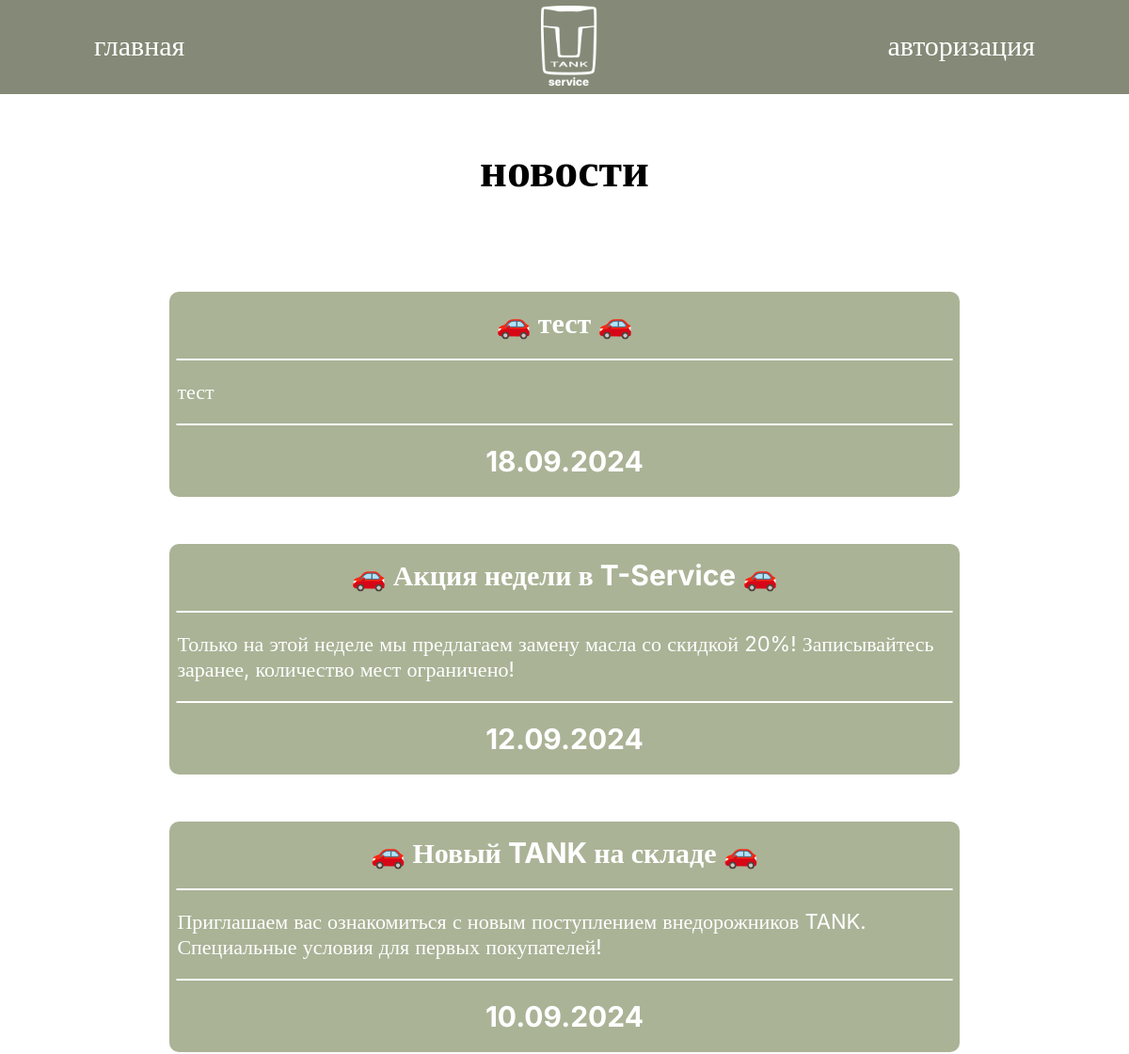
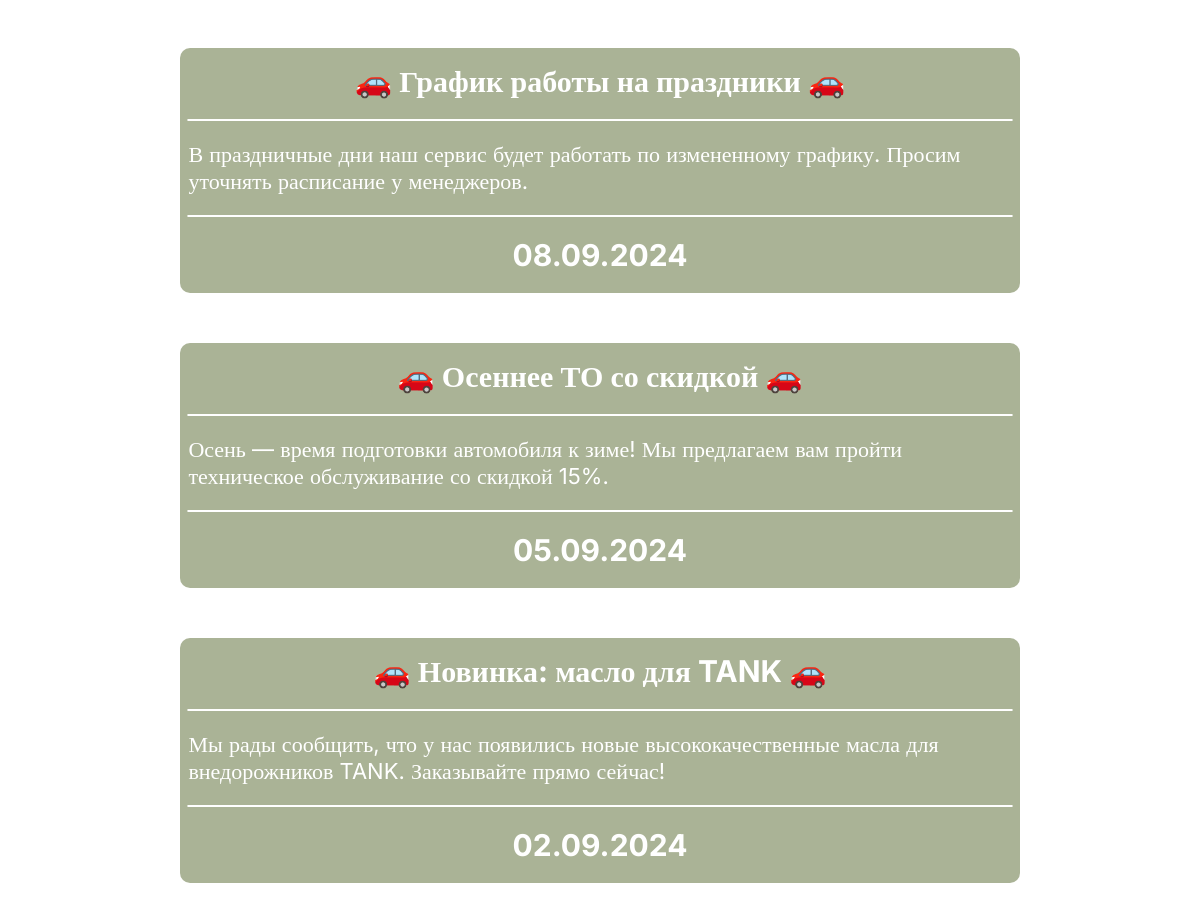
Page /news.php on the committed database (2 pictures, top to bottom).
### tables this page shows
CREATE TABLE `news` (
  `id` bigint UNSIGNED NOT NULL,
  `title` varchar(255) NOT NULL,
  `content` text NOT NULL,
  `published_at` timestamp NULL DEFAULT CURRENT_TIMESTAMP
);

### news.php (the view, shortened to what this page needs)
<?php
include 'config.php';
$sql = "SELECT title, content, published_at FROM news ORDER BY published_at DESC";
$result = $conn->query($sql);
?>
<!DOCTYPE html>
<html lang="en">
<head>
    <link rel="stylesheet" href="style.css">
</head>
<body>
    <header class="header_page">
        <a href="index.php" class="header_page-first_href">главная</a>
        <img src="img/logo_header.png" alt="">
        <a href="auth.php" class="header_page-second_href">авторизация</a>
    </header>
    <div class="content">
        <p class="title_page">новости</p>
        <div class="news_block">
            <?php if ($result->num_rows > 0): ?>
                <?php while($news = $result->fetch_assoc()): ?>
                    <div class="block_with_news">
                        <p class="title_news_block">🚗 <?= htmlspecialchars($news['title']) ?> 🚗</p>
                        <hr class="hr_news_block">
                        <p class="content_news_block"><?= nl2br(htmlspecialchars($news['content'])) ?></p>
                        <hr class="hr_news_block">
                        <p class="content_news_date"><?= date('d.m.Y', strtotime($news['published_at'])) ?></p>
                    </div>
                <?php endwhile; ?>
            <?php else: ?>
                <p>Новостей нет.</p>
            <?php endif; ?>
        </div>
    </div>
</body>
</html>

### style.css (style rules this page uses)
* { margin: 0 auto; padding: 0 auto; }
body { font-family: inter; width: 100%; }
.header_page { width: 100%; height: 100px; background-color: #848A77; display: flex; align-items: center; justify-content: space-between; position: relative; }
.header_page img { margin: 5px; width: 60px; position: absolute; left: 50%; transform: translateX(-50%); }
.header_page a { color: #fff; text-decoration: none; font-size: 30px; position: relative; padding-bottom: 5px; }
.header_page a::after { content: ''; position: absolute; width: 100%; height: 3px; background-color: #fff; bottom: 0; left: 0; transform: scaleX(0); transform-origin: bottom right; transition: transform 0.3s ease; }
.header_page-first_href { margin-left: 100px; }
.header_page-second_href { margin-right: 100px; }
.content { display: grid; width: 100%; }
.title_page { font-size: 50px; color: black; margin-top: 50px; font-weight: bold; }
.news_block { margin-top: 50px; width: 70%; margin-bottom: 100px; }
.block_with_news { margin-top: 50px; width: 100%; min-height: 100px; background-color: #AAB396; display: flex; flex-direction: column; border-radius: 10px; }
.title_news_block { margin-top: 15px; color: #fff; font-size: 30px; font-weight: bold; width: 98%; text-align: center; }
.hr_news_block { width: 98%; color: #fff; margin-top: 20px; border: 1px solid #fff; border-radius: 10px; }
.content_news_block { width: 98%; color: #fff; margin-top: 20px; font-size: 22px; }
.content_news_date { margin-top: 20px; color: #fff; font-size: 30px; font-weight: bold; width: 98%; text-align: center; margin-bottom: 20px; }

### rows in the picture
news: title "тест", content "тест", published_at "18.09.2024"
news: title "Акция недели в T-Service", content "Только на этой неделе мы предлагаем замену масла со скидкой 20%! Записывайтесь заранее, количество мест ограничено!", published_at "12.09.2024"
news: title "Новый TANK на складе", content "Приглашаем вас ознакомиться с новым поступлением внедорожников TANK. Специальные условия для первых покупателей!", published_at "10.09.2024"
news: title "График работы на праздники", content "В праздничные дни наш сервис будет работать по измененному графику. Просим уточнять расписание у менеджеров.", published_at "08.09.2024"
news: title "Осеннее ТО со скидкой", content "Осень — время подготовки автомобиля к зиме! Мы предлагаем вам пройти техническое обслуживание со скидкой 15%.", published_at "05.09.2024"
news: title "Новинка: масло для TANK", content "Мы рады сообщить, что у нас появились новые высококачественные масла для внедорожников TANK. Заказывайте прямо сейчас!", published_at "02.09.2024"
